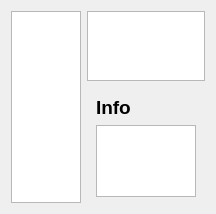
      <widget class="QWidget" name="tab_data">
       <attribute name="icon">
        <iconset resource="../../resources/icons/icons.qrc">
         <normaloff>:/material-symbols/dataset_FILL0_wght400_GRAD0_opsz24.png</normaloff>:/material-symbols/dataset_FILL0_wght400_GRAD0_opsz24.png</iconset>
       </attribute>
       <attribute name="title">
        <string>Data</string>
       </attribute>
       <layout class="QGridLayout" name="gridLayout_4">
        <item row="0" column="1">
         <widget class="QTableView" name="table_data_info">
          <property name="sizePolicy">
           <sizepolicy hsizetype="Expanding" vsizetype="Preferred">
            <horstretch>0</horstretch>
            <verstretch>0</verstretch>
           </sizepolicy>
          </property>
          <property name="sizeAdjustPolicy">
           <enum>QAbstractScrollArea::AdjustToContents</enum>
          </property>
          <property name="editTriggers">
           <set>QAbstractItemView::NoEditTriggers</set>
          </property>
          <property name="showDropIndicator" stdset="0">
           <bool>false</bool>
          </property>
          <attribute name="horizontalHeaderMinimumSectionSize">
           <number>75</number>
          </attribute>
          <attribute name="horizontalHeaderHighlightSections">
           <bool>true</bool>
          </attribute>
          <attribute name="verticalHeaderVisible">
           <bool>false</bool>
          </attribute>
         </widget>
        </item>
        <item row="0" column="0" rowspan="3">
         <widget class="QTableView" name="table_data_preview">
          <property name="sizePolicy">
           <sizepolicy hsizetype="Expanding" vsizetype="Preferred">
            <horstretch>0</horstretch>
            <verstretch>0</verstretch>
           </sizepolicy>
          </property>
          <property name="sizeAdjustPolicy">
           <enum>QAbstractScrollArea::AdjustToContents</enum>
          </property>
          <property name="editTriggers">
           <set>QAbstractItemView::NoEditTriggers</set>
          </property>
          <property name="showDropIndicator" stdset="0">
           <bool>false</bool>
          </property>
          <property name="alternatingRowColors">
           <bool>true</bool>
          </property>
          <property name="selectionMode">
           <enum>QAbstractItemView::NoSelection</enum>
          </property>
          <property name="wordWrap">
           <bool>false</bool>
          </property>
          <property name="cornerButtonEnabled">
           <bool>false</bool>
          </property>
          <attribute name="horizontalHeaderMinimumSectionSize">
           <number>75</number>
          </attribute>
          <attribute name="horizontalHeaderStretchLastSection">
           <bool>false</bool>
          </attribute>
          <attribute name="verticalHeaderVisible">
           <bool>false</bool>
          </attribute>
         </widget>
        </item>
        <item row="1" column="1">
         <widget class="QFrame" name="container_text_info">
          <property name="sizePolicy">
           <sizepolicy hsizetype="Preferred" vsizetype="Preferred">
            <horstretch>0</horstretch>
            <verstretch>0</verstretch>
           </sizepolicy>
          </property>
          <layout class="QGridLayout" name="gridLayout_13">
           <property name="bottomMargin">
            <number>0</number>
           </property>
           <item row="0" column="0">
            <widget class="QLabel" name="label_19">
             <property name="sizePolicy">
              <sizepolicy hsizetype="Preferred" vsizetype="Maximum">
               <horstretch>0</horstretch>
               <verstretch>0</verstretch>
              </sizepolicy>
             </property>
             <property name="text">
              <string>&lt;html&gt;&lt;head/&gt;&lt;body&gt;&lt;p&gt;&lt;span style=&quot; font-size:14pt; font-weight:700;&quot;&gt;Info&lt;/span&gt;&lt;/p&gt;&lt;/body&gt;&lt;/html&gt;</string>
             </property>
            </widget>
           </item>
           <item row="1" column="0">
            <widget class="QTextBrowser" name="text_info_loading_data">
             <property name="sizePolicy">
              <sizepolicy hsizetype="Expanding" vsizetype="Expanding">
               <horstretch>0</horstretch>
               <verstretch>0</verstretch>
              </sizepolicy>
             </property>
             <property name="sizeAdjustPolicy">
              <enum>QAbstractScrollArea::AdjustToContentsOnFirstShow</enum>
             </property>
             <property name="html">
              <string>&lt;!DOCTYPE HTML PUBLIC &quot;-//W3C//DTD HTML 4.0//EN&quot; &quot;http://www.w3.org/TR/REC-html40/strict.dtd&quot;&gt;
&lt;html&gt;&lt;head&gt;&lt;meta name=&quot;qrichtext&quot; content=&quot;1&quot; /&gt;&lt;meta charset=&quot;utf-8&quot; /&gt;&lt;style type=&quot;text/css&quot;&gt;
p, li { white-space: pre-wrap; }
hr { height: 1px; border-width: 0; }
li.unchecked::marker { content: &quot;\2610&quot;; }
li.checked::marker { content: &quot;\2612&quot;; }
&lt;/style&gt;&lt;/head&gt;&lt;body style=&quot; font-family:'Segoe UI'; font-size:9pt; font-weight:400; font-style:normal;&quot;&gt;
&lt;p style=&quot;-qt-paragraph-type:empty; margin-top:12px; margin-bottom:4px; margin-left:0px; margin-right:0px; -qt-block-indent:0; text-indent:0px;&quot;&gt;&lt;br /&gt;&lt;/p&gt;&lt;/body&gt;&lt;/html&gt;</string>
             </property>
            </widget>
           </item>
          </layout>
         </widget>
        </item>
       </layout>
      </widget>
